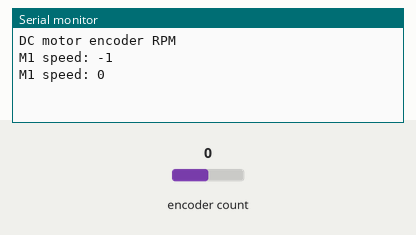
Simulated run of this sketch. Board: Arduino Uno, built with avr-gcc and run on an emulated ATmega328P. Parts: the last lines printed to the serial monitor. Inputs (shaded band) come from the test bench; at power-on: encoder count 0.

Above: at 1.2 s.
1.3 s: encoder count set to 1
At 2.6 s:
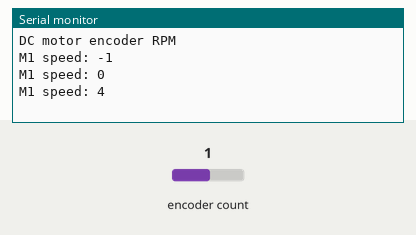
2.8 s: encoder count set to 2
At 3.8 s:
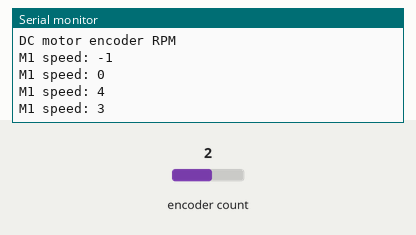
Timing chart, 0 to 5.8 s (numbered marks = the images above; inputs shaded):
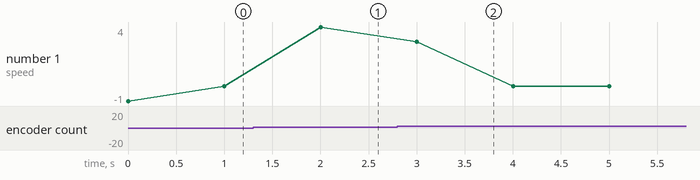

Measured:
- after the input at 1.3 s, the serial monitor: prints a new line after 0.70 s (image 1)
- after the input at 2.8 s, the serial monitor: prints a new line after 0.20 s (image 2)
- plotted number 1: 0 → 4 after the input at 1.3 s

The sketch:

rpm.ino
```cpp
#include <Encoder.h>

// 25D motor wiring
// red - motor power
// black - motor power
// green - encoder GND
// blue - encoder VCC
// yellow - encoder A output
// white - encoder B output

/*
 * Encoder library
 * #include <Encoder.h>
 *
 * Change these two numbers to the pins connected to your encoder.
 *   Best Performance: both pins have interrupt capability
 *   Good Performance: only the first pin has interrupt capability
 *   Low Performance:  neither pin has interrupt capability
 * Encoder myEnc(5, 6);
 *   avoid using pins with LEDs attached
 * Interrupt Enabled Pins:
 * Arduino Uno: 2, 3
 * Mega, Mega2560, MegaAdK: 2,3,18,19,20,21
 */


 /*
  * Motor wiring
  * red - motor power
  * black - motor power
  * green - encoder GND
  * blue - encoder Vcc (3.5 - 20V)
  * Yellow - encoder A output
  * White - encoder B output
  */

/*
 * Hence, the connections
 * motor red - power supply
 * motor black - power supply
 * motor green - gnd pin
 * motor blue - 5V
 * motor white - pin 2
 * motor yellow - pin 3
 */


Encoder myEnc(2, 3);
long newposition = 0;
long oldposition = 0;
unsigned long newtime= 0;
unsigned long oldtime = 0;
long vel;

void setup()
{
  Serial.begin(115200);
  Serial.println("DC motor encoder RPM");
}

void loop()
{
  getVelocity();
  //Serial.print("M1 new: ");
  //Serial.println(newposition);
  //Serial.print("M1 old: ");
  //Serial.println(oldposition);
  //Serial.print(" delta T:");
  //Serial.println(newtime-oldtime);
  Serial.print("M1 speed: ");
  Serial.println(vel);
  delay(1000);
}

void getVelocity()
{
  oldposition = newposition;
  oldtime = newtime;
  newposition = myEnc.read();
  newtime = millis();
  vel = (newposition-oldposition) * 1000 /(newtime-oldtime);
}
```
